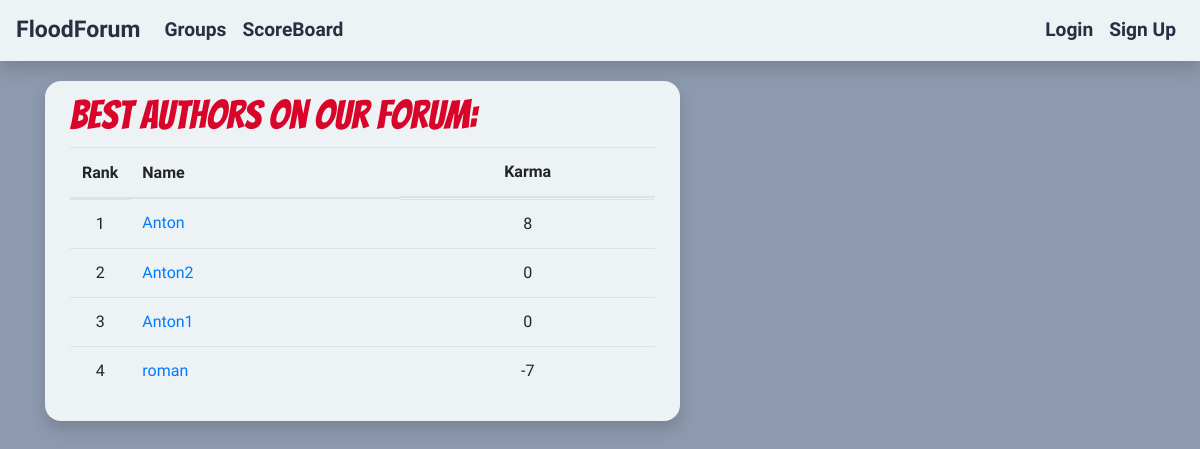
Page /score_board/ on the earlier database version.
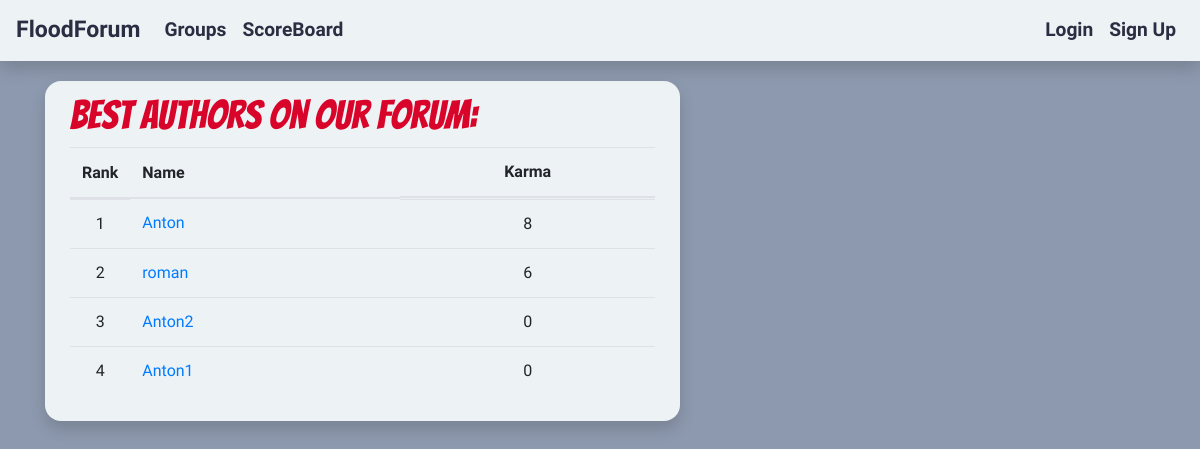
Same page on the later database version.
### accounts/models.py (models this page shows, shortened)
class UserProfileInfo(models.Model):
    user = models.OneToOneField(User, on_delete=models.CASCADE, primary_key=True)
    karma = models.IntegerField(default=0)

### django_social_site/views.py (the view)
# urls.py: path('score_board/', ScoreBoardView.as_view(), name='score_board'),
class ScoreBoardView(ListView):
    model = UserProfileInfo
    template_name = "score_board.html"
    ordering = ["-karma"]

### templates/score_board.html (shortened to what this page needs)
{% extends "common_base.html" %}
{% block base_top %}
<div class="container">
  <h1>Best Authors on Our Forum:</h1>
  <table class="table">
    <thead>
      <th style="width: 10%">Rank</th>
      <th>Name</th>
      <th class="d-flex justify-content-center">Karma</th>
    </thead>
    <tbody>
      {% for profile in userprofileinfo_list %}
      <tr>
        <td class="d-flex justify-content-center">{{forloop.counter}}</td>
        <td><a href="{% url "accounts:profile" profile.user %}">{{profile.user.username}}</a></td>
        <td class="d-flex justify-content-center">{{profile.karma}}</td>
      </tr>
      {% endfor %}
    </tbody>
  </table>
</div>
{% endblock base_top %}

Differences in the rows shown:
changed UserProfileInfo "roman": karma "-7" → "6"; moves up the list
